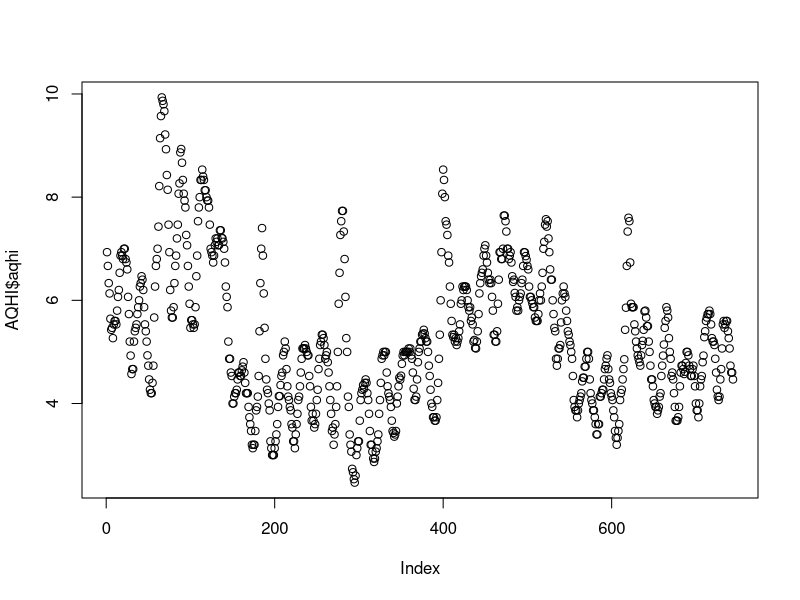
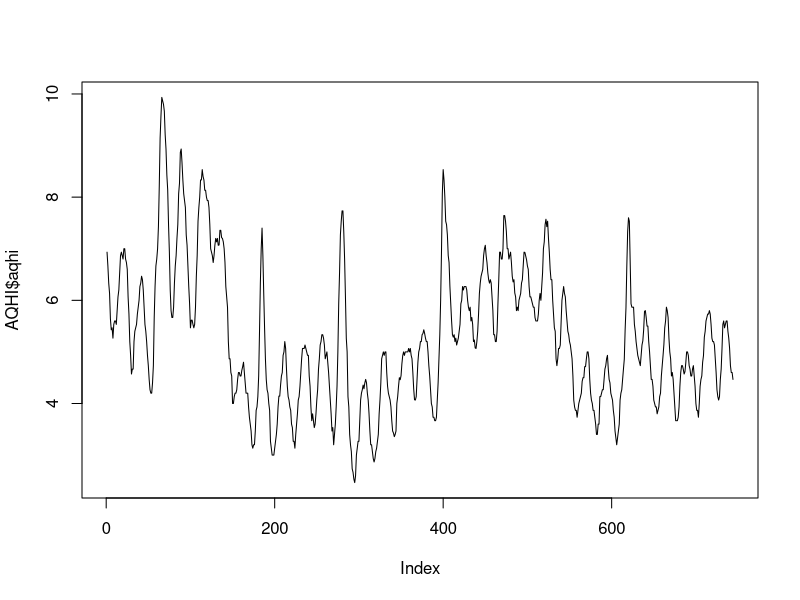
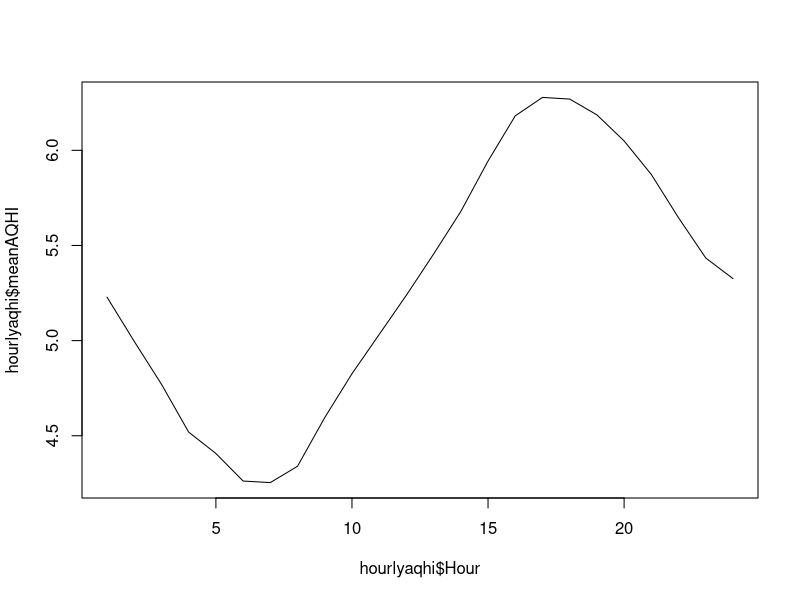
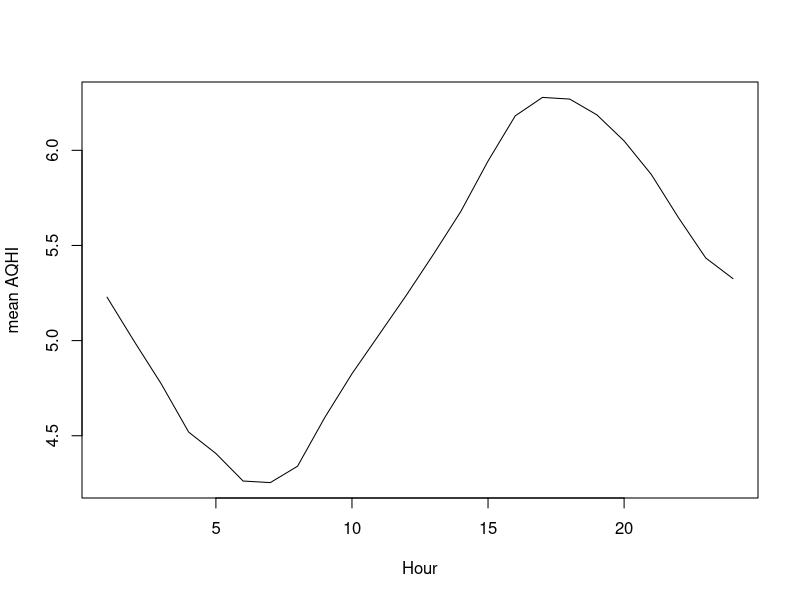
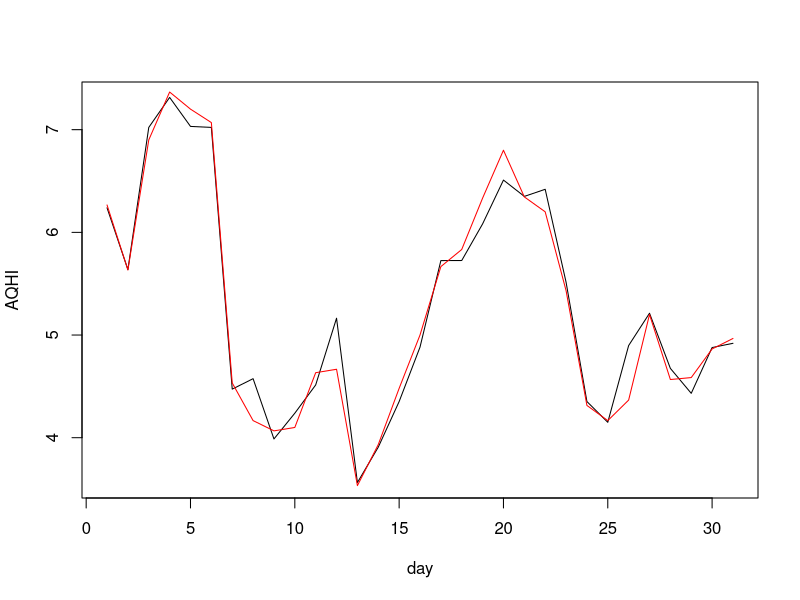
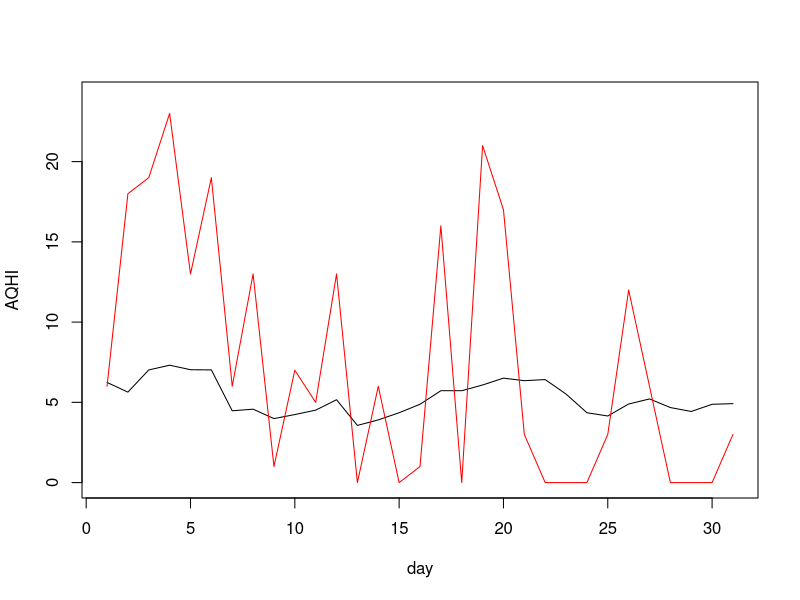
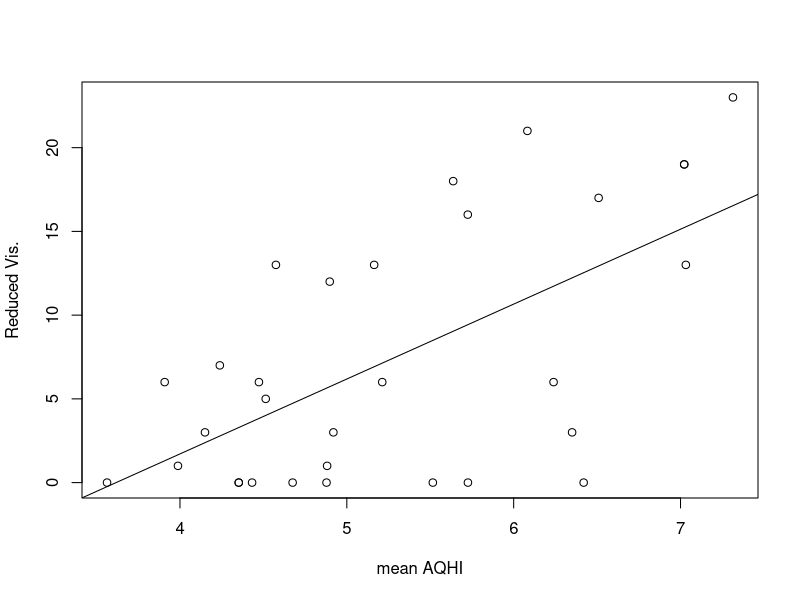

Write R code to recreate these figures, in order.
# RTFM

?mean
help.search("regex")

# singular / scaler

r <- 10
r^2 * 3.1416
r > 100

r <- TRUE
!r
r & FALSE
r & TRUE
r | FALSE

### string manipulation is a larger topic
r <- "hello"
r

# vector (array) and assignment

age <- c(21, 30, 40, 50, 60, 30, 50)
age
teenspirit <- c("An albino", "A mosquito", "My libido", "Yeah", "Hey", "kurt", "cobain")
teenspirit

NANDgatelogic <- c(TRUE, TRUE, FALSE)
NANDgatelogic

# vectorization

age / 10
age > 30 # generate a logical vector
age <= 30 & teenspirit == "An albino"

# indexing

age[1] ## start from 1, not 0
age[-1]
age[3]

# indexing and assignment

teenspirit[1]
teenspirit[1] <- "A mulatto"
teenspirit

# Quiz #1: Change the last two elements of the teenspirit vector to "courtney" and "love" 1 min
# hint: length(c(1,2,3)) will return 3

# operation on vector


mean(age)
sd(age)
min(age)
range(age)
cumsum(age)


# data frame: tabular spreadsheet-like data structure
# technically: list of vectors with equal length

gender <- c("M", "F", "M", "F", "F", "F", "M")
gender
participants <- data.frame(gender, age)
participants

# typical operations

head(participants, n = 3)
names(participants) #colnames(participants)
nrow(participants)
ncol(participants)

#data frame indexing: positional
participants$gender
participants[1,]
participants[,1]
participants[c(2,3),2]

#data frame indexing using logical vector

participants$gender == "M"

participants[participants$gender == "M",]

participants$age[participants$gender == "M"]

### Quiz #2: Calculation the mean age of Male and Female participants (1 min)

# mean(participants$age[participants$gender == "M"])
# mean(participants$age[participants$gender == "F"])

## creating new column (variable)

participants$age30 <- participants$age > 30

participants$height <- c(120,120,130,140,142,132,166)
participants

### Quiz #3: replace the height column in the participants from cm to inch
### hint: 1 inch = 2.54cm (2 mins)

### generation of data

seq(1,31)
rep(123, 3)
rep(c(1,2,3), 3)

### Quiz #4: generate a number sequence of

# c(1,1,1,1,2,2,2,2,3,3,3,3,4,4,4,4,5,5,5,5)
# Using a combination of seq() and rep()
# Hint: ?rep and look up for "each"

# 2 mins

# Ans: rep(seq(1,5), each = 4)


### Aim: Study the correlation between AQHI and visibility


### Quiz #5.1: read.csv()
### read csv file into a data.frame
### download the Jan csv file from
### http://www.aqhi.gov.hk/en/aqhi/statistics-of-aqhi/past-aqhi-records.html
### look at the help of read.csv
### and try

### rubbish <- read.csv("201401_Eng.csv", stringsAsFactors = FALSE)
### you can also use
### rubbish <- read.csv("http://www.aqhi.gov.hk/epd/ddata/html/history/2014/201401_Eng.csv", stringsAsFactors = FALSE)
### head(rubbish)

### describe what went wrong and diagnose the reason for this
### hints: you can use unix tools like head (3 mins)

### Quiz #5.2: how to solve it?
### read ?read.csv. Hints: skip (2 mins)

### Quiz #5.3: read in the data as a data frame called AQHIraw, look at the data and each group report one problem of the data. (3 mins)

AQHIraw <- read.csv("201401_Eng.csv", stringsAsFactors = FALSE, skip=7)

### data cleansing

## 1a. Removal of "*"
## 1b. Change 10+ to 11
## 2. Date

### removal of *
KT <- AQHIraw$Kwun.Tong

KT

### Quiz 6.1: look up gsub and try to remove "*" in "4*"
### hint: use escape characters for the regex

KT <- gsub("\\*", "", KT)

### Quiz 6.2: change "10+" to "11" using vector selection and subsitution operations
KT[KT == "10+"] <- "11"

### function definition

cleansing <- function(dirtyaqhi) {
    cleanaqhi <- gsub("\\*", "", dirtyaqhi)
    return(cleanaqhi)
}

KT <- AQHIraw$Kwun.Tong
cleansing(KT)

### Quiz 6.3: modify cleansing so that it will also change 10+ to 11

cleansing <- function(dirtyaqhi) {
    dirtyaqhi[dirtyaqhi == "10+"] <- "11"
    cleanaqhi <- gsub("\\*", "", dirtyaqhi)
    return(cleanaqhi)
}

### class of data
cleanKT <- cleansing(KT)
class(cleanKT)
mean(cleanKT)

cleanKTnum <- as.numeric(cleanKT)
class(cleanKTnum)
mean(cleanKTnum)

### Quiz 6.4: further modify cleansing so that it will return a numeric vector
### test with
# mean(cleansing(AQHIraw$Kwun.Tong))

cleansing <- function(dirtyaqhi) {
    dirtyaqhi[dirtyaqhi == "10+"] <- "11"
    cleanaqhi <- gsub("\\*", "", dirtyaqhi)
    return(as.numeric(cleanaqhi))
}



head(AQHIraw)

AQHIraw[1:5,3:17]

apply(AQHIraw[1:5,3:17], 2, cleansing) ### applying the cleansing function across columns

### concept of higher order function
### function that take another function as argument

### Quiz 7: replace column 3 to 17 in the AQHIraw with the cleansed version
### test with

# mean(AQHIraw[,3])
# ?mean for na.rm and try
# mean(AQHIraw[,6], na.rm=TRUE)

AQHIraw[,3:17] <- apply(AQHIraw[,3:17], 2, cleansing)

### Quiz 7.1: calculate the mean score for each region
### the meaning of ... in apply is the additional argument what will be passed to FUN

apply(AQHIraw[,3:17], 2, mean, na.rm=TRUE)

### Quiz 7.2: which region have the higest mean AQHI?
### hint: ?rank or ?order

rank(apply(AQHIraw[,3:17], 2, mean, na.rm=TRUE))


### Quiz 7.3: consult ?apply and explain what is going on with:

apply(AQHIraw[, 3:17], 1, mean, na.rm = TRUE)

### Quiz 7.4: put the result from the above command to the AQHIraw data.frame as aqhi and change AQHIraw to AQHI

AQHIraw$aqhi <- apply(AQHIraw[, 3:17], 1, mean, na.rm = TRUE)
AQHI <- AQHIraw

### basic plotting
plot(AQHI$aqhi)
plot(AQHI$aqhi, type = "l")

### concept of SAC
# Split
# Apply
# combine

### calculate the hourly mean aqhi

require(plyr)
hourlyaqhi <- ddply(AQHI, .(Hour), summarize, meanAQHI = mean(aqhi))
hourlyaqhi

### (split) the data by Hour and (apply) the mean function to calculate the meanaqhi, and (combine) the final result into a data frame.

# ddply = input is data.frame and output is also a data.frame

plot(hourlyaqhi$Hour, hourlyaqhi$meanAQHI, type = "l")
plot(hourlyaqhi$Hour, hourlyaqhi$meanAQHI, type = "l", xlab = "Hour", ylab = "mean AQHI")


### Quiz 8: major one
### calculate the daily mean AQHI using ddply and plot it as a graph
### You cannot use Date
### refer to Quiz 3 on how to generate date sequence with repeat

AQHI$day <- rep(seq(1,31), each = 24)

dailyaqhi <- ddply(AQHI, .(day), summarize, meanAQHI = mean(aqhi))

### Let's try

dailyaqhi <- ddply(AQHI, .(day), summarize, meanAQHI = mean(aqhi), medianAQHI = median(aqhi))

plot(dailyaqhi$day, dailyaqhi$meanAQHI, type ="l", xlab = "day", ylab = "AQHI")
lines(dailyaqhi$day, dailyaqhi$medianAQHI, col = "red")

### Quiz 9: Read in the jan_weather.csv and plot the meanAQHI and reduced.vis
### google for how to use ylim

weather <- read.csv("jan_weather.csv")
plot(dailyaqhi$day, dailyaqhi$meanAQHI, type ="l", xlab = "day", ylab = "AQHI", ylim=c(0, 24))
lines(weather$reduced.vis, col = "red")

### Quiz 10: calculate the correlation between reduced.vis and meanAQHI
### hint: ?cor

cor(dailyaqhi$meanAQHI, weather$reduced.vis)


### home assignment

#?abline
#?lm

### plot this:

pdf("corAQHIvis.pdf")
plot(dailyaqhi$meanAQHI, weather$reduced.vis, xlab = "mean AQHI", ylab = "Reduced Vis.")
abline(lm(weather$reduced.vis~dailyaqhi$meanAQHI))
dev.off()
